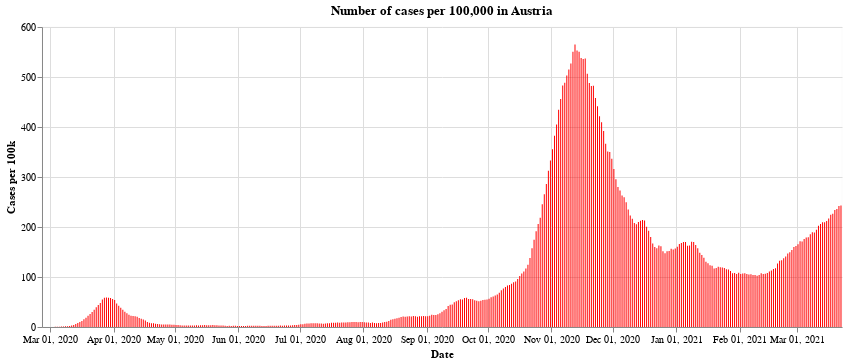

Notebook code cell kept with this figure:
### Markdown cell above
First we have the number of cases per 100,000 population across the whole of Austria. After a very sharp rise in cases during the end of October and the middle of November, the number of new cases have fallen due to the second lockdown. At the time of writting, the cases seem to have levelled off a little - though the Austrian government announced a third lockdown lasting a month starting from the 26th of December, in the expectation that cases will continue to rise over the festive period.

### Code cell
#collapse
import altair as alt

alt.Chart(all_austria).mark_bar(
    color='red',
    opacity=1,
    size=1
).encode(
    x=alt.X("yearmonthdate(Time):T", axis=alt.Axis(title='Date')),
    y=alt.Y("SiebenTageInzidenzFaelle:Q",
            axis=alt.Axis(title='Cases per 100k')),
).configure_axis(grid=True).configure_view(strokeWidth=0.1).properties(
    title='Number of cases per 100,000 in Austria', width=800
)

### Figure 1 — Vega-Lite specification as saved in the notebook (floating-point values rounded to 4 significant figures; data arrays with more than 128 entries replaced by an {"elided": "..."} marker saying what was removed)
{"config": {"view": {"continuousWidth": 400, "continuousHeight": 300, "strokeWidth": 0.1}, "axis": {"grid": true}}, "data": {"name": "data-c2a766f4204e0572ef5da5f3d0a1eae8"}, "mark": {"type": "bar", "color": "red", "opacity": 1, "size": 1}, "encoding": {"x": {"type": "temporal", "axis": {"title": "Date"}, "field": "Time", "timeUnit": "yearmonthdate"}, "y": {"type": "quantitative", "axis": {"title": "Cases per 100k"}, "field": "SiebenTageInzidenzFaelle"}}, "title": "Number of cases per 100,000 in Austria", "width": 800, "$schema": "https://vega.github.io/schema/vega-lite/v4.8.1.json", "datasets": {"data-c2a766f4204e0572ef5da5f3d0a1eae8": {"elided": "391 records"}}}
